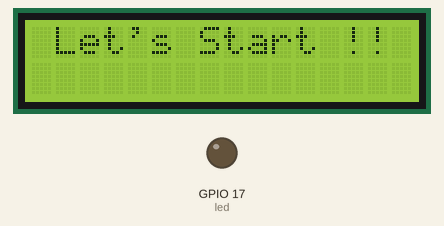
Recording of a program running on a simulated Raspberry Pi (BCM pin numbers). Shown: 16×2 character LCD, output pins drawn as LEDs (lit = HIGH). Dashed ring = blinking. At 13.0 s the program stops and its outputs stay as they are.

Above: at 0.3 s.
At 2.51 s:
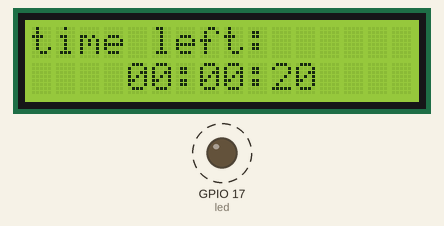
At 4.26 s:
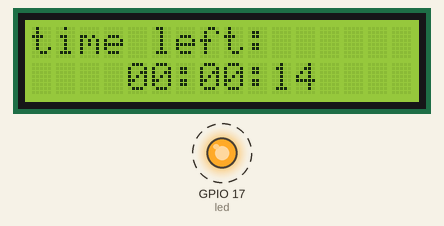
At 8.1 s:
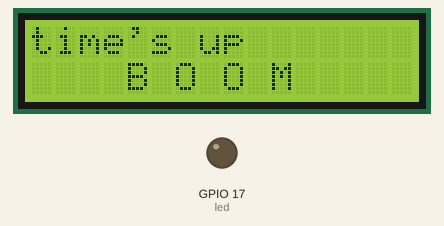
Timing chart, 0 to 9.6 s (numbered marks = the images above):
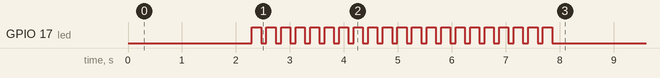

The program:

disp_lcd.py
```python
import lcddriver
import time
import subprocess
from gpiozero import LED

def convert_time(x):
    hours=int(x/3600)
    minutes=int((x/3600-hours)*60)
    seconds=x-hours*3600-minutes*60
    time_str=str("%02d:%02d:%02d" %(hours, minutes, seconds))
    return time_str

def center_str(text_in):
    text_out=" "*round((16-len(text_in))/2)+text_in
    return text_out

display = lcddriver.lcd()
led = LED(17)
#vcc=LED(4)

#vcc.on()

display.lcd_clear()
speed_time=5
display.lcd_display_string(center_str("Let's Start !!"), 1)
time.sleep (2)
display.lcd_clear()
text1="time left:"

counter=20


for x in range (counter+1):
    led.on()
    time.sleep (0.5/speed_time)
    display.lcd_display_string(text1,1) # Write line of text to first line of display
    display.lcd_display_string(center_str(convert_time(counter-x)), 2) # Write line of text to second line of display
    led.off()
    time.sleep(0.5/speed_time)


if x==counter :
    display.lcd_clear()
    display.lcd_display_string("time's up ", 1)
    display.lcd_display_string(center_str("B O O M"), 2)
    time.sleep(5)
    display.lcd_clear()
    #vcc.off()
```

Measured:
- by itself, GPIO 17 (led): LOW → HIGH at 2.3 s, → LOW 0.17 s later, → HIGH 0.10 s later, → LOW 0.17 s later, … (42 changes in this stretch)
- what the display in image 0 shows lasts 2.0 s, from 0.3 s to 2.3 s
